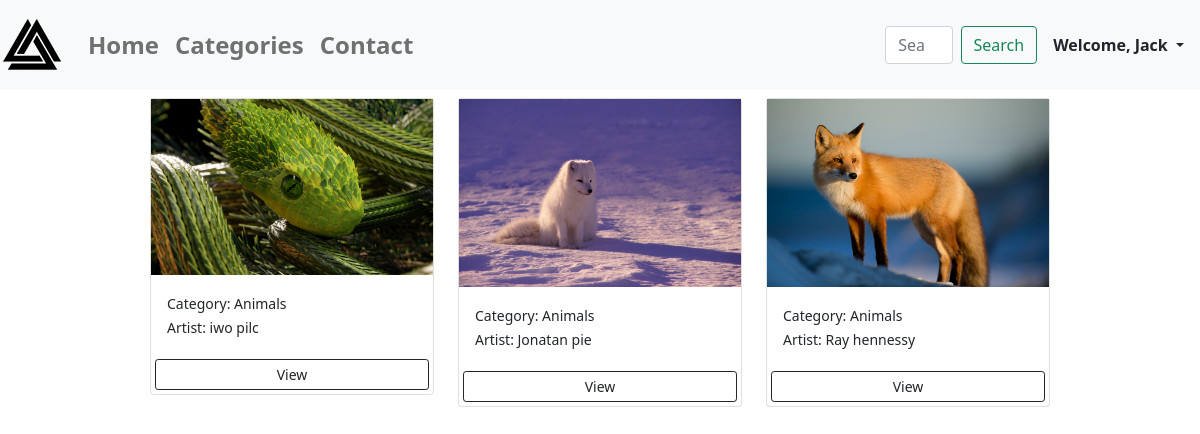
The page /home?category=Animals (signed in) on the database its author committed.
### wallpapers/models.py (models this page shows, shortened)
class Wallpapers(models.Model):
    category = models.ForeignKey(
        Category, on_delete=models.SET_NULL, null=True, blank=True)
    title = models.CharField(max_length=100)
    image = models.ImageField(upload_to="wallpapers", null=True)
    date = models.DateField(auto_now=True)
    slug = models.SlugField(unique=True, db_index=True)
    author = models.CharField(max_length=40)
    tags = models.ManyToManyField(Tag)
    favourites = models.ManyToManyField(
        User, related_name="favourite", default=None, blank=True)
    likes = models.ManyToManyField(User, default=None)
    class Meta:
        verbose_name_plural = "Wallpapers"

class Category(models.Model):
    name = models.CharField(max_length=30, null=False)
    class Meta:
        verbose_name_plural = "Category"

### wallpapers/views.py (the view)
# urls.py: path("home", views.WallCategory.as_view(), name="wallCategories"),
@method_decorator(login_required, name="dispatch")
class WallCategory(View):
    def get(self, request):
        wallpapers = Wallpapers.objects.all()
        category = request.GET.get('category')
        wallpapers = Wallpapers.objects.filter(
            category__name=category).order_by("-date")
        context = {
            "wallpapers": wallpapers,
            "category": category,
        }
        return render(request, "wallpapers/wallCategories.html", context)

### wallpapers/templates/wallpapers/wallCategories.html (shortened to what this page needs)
{% extends 'base.html' %}
{% block content %}
  <div class="col-md-9 " style="margin:0 auto;">
    <div class="row">
      {% for wall in wallpapers %}
        <div class="col-md-4">
          <div class="card my-2">
            <img class="image-thumbnail" src="{{wall.image.url}}" alt="{{wall.title}}">
              <div class="card-body">
                <small>Category: {{wall.category.name}}</small>
                  <div>
                    <small>Artist: {{wall.author}}</small>
                  </div>
              </div>
              <a href="{% url "detail" wall.slug %}" class="btn btn-outline-dark btn-sm m-1">View</a>
          </div>
        </div>
        {% empty %}
        <h3>No Wallpapers Sorry😥</h3>
      {% endfor %}
    </div>
  </div>
{% endblock content %}

### wallpapers/templates/wallpapers/includes/header.html (shortened to what this page needs)
{% load static %}
<nav class="navbar navbar-expand-lg navbar-light bg-light">
    <a class="navbar-brand fw-bold"><img src="{% static 'logo.png' %}" width="64px" height="64px"></a>
  <div class="collapse navbar-collapse" id="navbarSupportedContent">
    <ul class="navbar-nav mr-auto">
    {% if request.user.is_authenticated %}
      <li class="nav-item active">
        <a class="nav-link fw-bold" style="font-size:24px" href="{% url 'home' %}">Home</a>
      </li>
      <li class="nav-item">
        <a class="nav-link fw-bold" style="font-size:24px" href="{% url 'start_page' %}">Categories </a>
      </li>
      <li class="nav-item">
        <a class="nav-link fw-bold" style="font-size:24px" href="mailto:omkartikare55@gmail.com">Contact </a>
      </li>
    {% endif %}
    </ul>
    {% if request.user.is_authenticated %}
    <form class="form-inline my-2 my-lg-0" style="margin-left:29rem; display:flex;" method='get' action='/search'>
      <input class="form-control mr-sm-2" name="search" id="search" type="search" placeholder="Search" aria-label="Search">
      <button class="btn btn-outline-success my-2 my-sm-0" style="margin-left:8px" type="submit">Search</button>
    </form>
      <ul class="navbar-nav me-auto mb-2 mb-lg-0">
          {% if request.user.is_authenticated %}
           <li class="nav-item dropdown mx-2">
              <a class="nav-link dropdown-toggle text-dark   fw-bold" href="#" id="profileDropdown" role="button" data-bs-toggle="dropdown" aria-expanded="false">
                Welcome, {{request.user.username | capfirst}}
              </a>
            </li>
            {% endif %}
          </ul>
    {% endif %}
  </div>
</nav>

### rows shown on the page
Wallpapers: image (picture), category.name "Animals", author "iwo pilc"
Wallpapers: image (picture), category.name "Animals", author "Jonatan pie"
Wallpapers: image (picture), category.name "Animals", author "Ray hennessy"

### other values the page prints
{{ request.user.username | capfirst }} "Jack"
